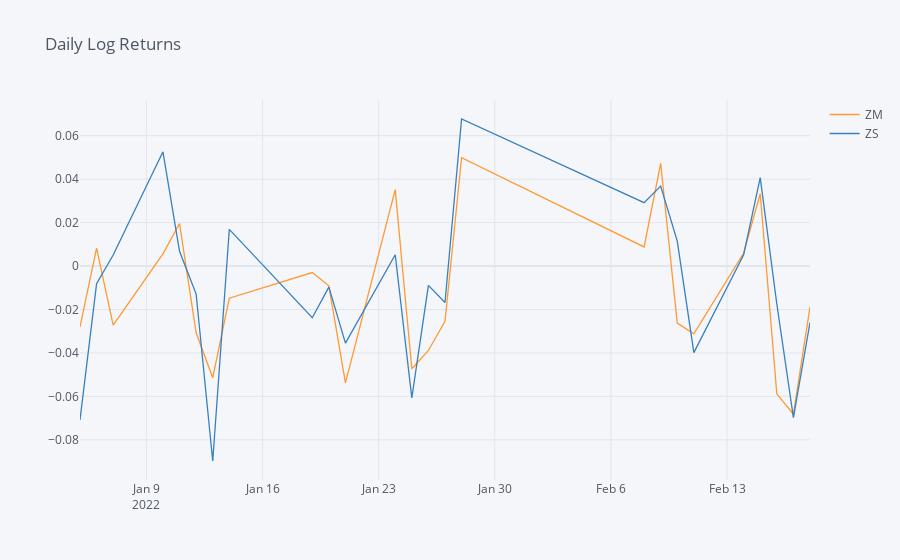

The cell this chart's notebook holds for it:
### Code cell
# plot returns
daily_returns[['ZM','ZS']].iplot(title='Daily Log Returns')

### Figure 1 — Plotly figure (JSON) as saved in the notebook; plotly's stock layout.template omitted (floating-point values rounded to 4 significant figures)
{"data": [{"line": {"color": "rgba(255, 153, 51, 1.0)", "dash": "solid", "shape": "linear", "width": 1.3}, "mode": "lines", "name": "ZM", "text": "", "type": "scatter", "x": ["2022-01-05", "2022-01-06", "2022-01-07", "2022-01-10", "2022-01-11", "2022-01-12", "2022-01-13", "2022-01-14", "2022-01-19", "2022-01-20", "2022-01-21", "2022-01-24", "2022-01-25", "2022-01-26", "2022-01-27", "2022-01-28", "2022-02-08", "2022-02-09", "2022-02-10", "2022-02-11", "2022-02-14", "2022-02-15", "2022-02-16", "2022-02-17", "2022-02-18"], "y": [-0.02802, 0.008257, -0.02719, 0.005579, 0.01957, -0.0307, -0.0514, -0.01479, -0.002985, -0.009072, -0.05372, 0.0352, -0.04726, -0.03886, -0.0254, 0.0499, 0.008799, 0.04729, -0.02628, -0.03123, 0.006, 0.03329, -0.05881, -0.06819, -0.01888]}, {"line": {"color": "rgba(55, 128, 191, 1.0)", "dash": "solid", "shape": "linear", "width": 1.3}, "mode": "lines", "name": "ZS", "text": "", "type": "scatter", "x": ["2022-01-05", "2022-01-06", "2022-01-07", "2022-01-10", "2022-01-11", "2022-01-12", "2022-01-13", "2022-01-14", "2022-01-19", "2022-01-20", "2022-01-21", "2022-01-24", "2022-01-25", "2022-01-26", "2022-01-27", "2022-01-28", "2022-02-08", "2022-02-09", "2022-02-10", "2022-02-11", "2022-02-14", "2022-02-15", "2022-02-16", "2022-02-17", "2022-02-18"], "y": [-0.07081, -0.008114, 0.00506, 0.05258, 0.006797, -0.01287, -0.08972, 0.0169, -0.02378, -0.009687, -0.03545, 0.005194, -0.06069, -0.008909, -0.01676, 0.06768, 0.0292, 0.03677, 0.01151, -0.03985, 0.005224, 0.04067, -0.01747, -0.06978, -0.02599]}], "layout": {"legend": {"bgcolor": "#F5F6F9", "font": {"color": "#4D5663"}}, "paper_bgcolor": "#F5F6F9", "plot_bgcolor": "#F5F6F9", "title": {"font": {"color": "#4D5663"}, "text": "Daily Log Returns"}, "xaxis": {"gridcolor": "#E1E5ED", "showgrid": true, "tickfont": {"color": "#4D5663"}, "title": {"font": {"color": "#4D5663"}, "text": ""}, "zerolinecolor": "#E1E5ED"}, "yaxis": {"gridcolor": "#E1E5ED", "showgrid": true, "tickfont": {"color": "#4D5663"}, "title": {"font": {"color": "#4D5663"}, "text": ""}, "zerolinecolor": "#E1E5ED"}}}
